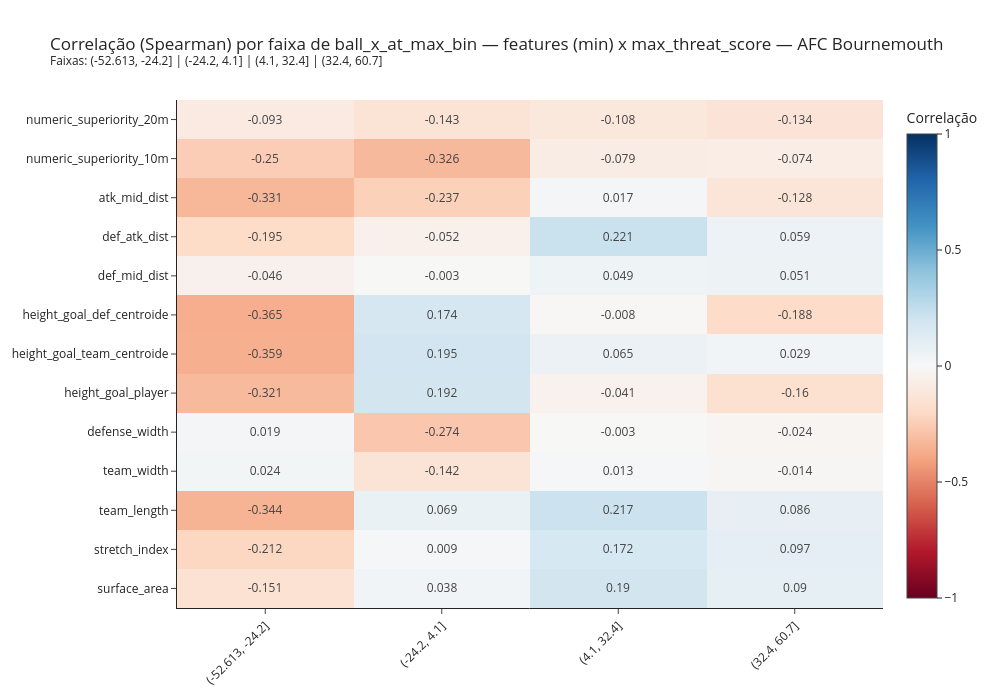
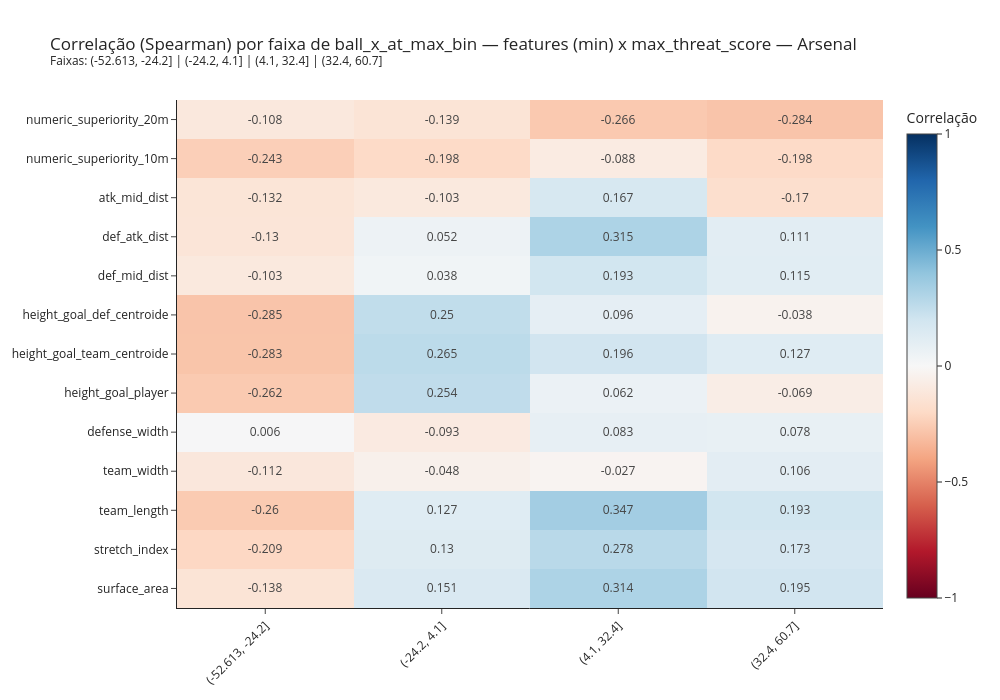

Here is the notebook cell these charts were saved with, in order:
### Code cell
# Mesma lógica de ball_x_at_max de cima, mas agrupando também por time
# (group_cols_by_team) — permite repetir a estratificação por zona, agora
# time a time, em vez de misturando todos os times juntos.

df_ball_pos_at_max_by_team = (
    df_cycle_start_gk
    .groupBy(*group_cols_by_team)
    .agg(F.max_by(F.col('ball_x'), F.col(target)).alias('ball_x_at_max'))
)

df_features_target_agg_by_team_pos = df_features_target_agg_by_team.join(
    df_ball_pos_at_max_by_team, on=group_cols_by_team, how='inner'
)

df_features_target_agg_by_team_pos_pd = df_features_target_agg_by_team_pos.toPandas()

df_features_target_agg_by_team_pos_pd['ball_x_at_max_bin'] = pd.cut(
    df_features_target_agg_by_team_pos_pd['ball_x_at_max'], bins=NUM_POSITION_BINS
)

plot_correlation_by_position_bin_by_team(
    df_features_target_agg_by_team_pos_pd, features, target,
    team_col='defendingTeamName', feature_agg='min', target_agg='max', bin_col='ball_x_at_max_bin'
)

### Figure 1 — Plotly figure (JSON) as saved in the notebook; plotly's stock layout.template omitted (floating-point values rounded to 4 significant figures)
{"data": [{"colorbar": {"title": {"text": "Correlação"}}, "colorscale": [[0, "rgb(103,0,31)"], [0.1, "rgb(178,24,43)"], [0.2, "rgb(214,96,77)"], [0.3, "rgb(244,165,130)"], [0.4, "rgb(253,219,199)"], [0.5, "rgb(247,247,247)"], [0.6, "rgb(209,229,240)"], [0.7, "rgb(146,197,222)"], [0.8, "rgb(67,147,195)"], [0.9, "rgb(33,102,172)"], [1, "rgb(5,48,97)"]], "text": [[-0.151, 0.038, 0.19, 0.09], [-0.212, 0.009, 0.172, 0.097], [-0.344, 0.069, 0.217, 0.086], [0.024, -0.142, 0.013, -0.014], [0.019, -0.274, -0.003, -0.024], [-0.321, 0.192, -0.041, -0.16], [-0.359, 0.195, 0.065, 0.029], [-0.365, 0.174, -0.008, -0.188], [-0.046, -0.003, 0.049, 0.051], [-0.195, -0.052, 0.221, 0.059], [-0.331, -0.237, 0.017, -0.128], [-0.25, -0.326, -0.079, -0.074], [-0.093, -0.143, -0.108, -0.134]], "texttemplate": "%{text}", "type": "heatmap", "x": ["(-52.613, -24.2]", "(-24.2, 4.1]", "(4.1, 32.4]", "(32.4, 60.7]"], "y": ["surface_area", "stretch_index", "team_length", "team_width", "defense_width", "height_goal_player", "height_goal_team_centroide", "height_goal_def_centroide", "def_mid_dist", "def_atk_dist", "atk_mid_dist", "numeric_superiority_10m", "numeric_superiority_20m"], "z": [[-0.1509, 0.03783, 0.1897, 0.09025], [-0.2121, 0.008655, 0.1722, 0.09656], [-0.3441, 0.0689, 0.217, 0.08594], [0.02394, -0.142, 0.01275, -0.01442], [0.01892, -0.2738, -0.002529, -0.02402], [-0.3209, 0.1915, -0.04132, -0.1599], [-0.3593, 0.1951, 0.06482, 0.02928], [-0.3651, 0.1738, -0.007816, -0.1881], [-0.04646, -0.002844, 0.0486, 0.05095], [-0.195, -0.05194, 0.2215, 0.05877], [-0.3312, -0.2368, 0.01688, -0.1278], [-0.2503, -0.3257, -0.07932, -0.07427], [-0.09296, -0.1427, -0.1077, -0.1337]], "zmax": 1, "zmin": -1}], "layout": {"height": 700, "title": {"text": "Correlação (Spearman) por faixa de ball_x_at_max_bin — features (min) x max_threat_score — AFC Bournemouth<br><sup>Faixas: (-52.613, -24.2] | (-24.2, 4.1] | (4.1, 32.4] | (32.4, 60.7]</sup>"}, "width": 1000, "xaxis": {"tickangle": -45}}}

### Figure 2 — Plotly figure (JSON) as saved in the notebook; plotly's stock layout.template omitted (floating-point values rounded to 4 significant figures)
{"data": [{"colorbar": {"title": {"text": "Correlação"}}, "colorscale": [[0, "rgb(103,0,31)"], [0.1, "rgb(178,24,43)"], [0.2, "rgb(214,96,77)"], [0.3, "rgb(244,165,130)"], [0.4, "rgb(253,219,199)"], [0.5, "rgb(247,247,247)"], [0.6, "rgb(209,229,240)"], [0.7, "rgb(146,197,222)"], [0.8, "rgb(67,147,195)"], [0.9, "rgb(33,102,172)"], [1, "rgb(5,48,97)"]], "text": [[-0.138, 0.151, 0.314, 0.195], [-0.209, 0.13, 0.278, 0.173], [-0.26, 0.127, 0.347, 0.193], [-0.112, -0.048, -0.027, 0.106], [0.006, -0.093, 0.083, 0.078], [-0.262, 0.254, 0.062, -0.069], [-0.283, 0.265, 0.196, 0.127], [-0.285, 0.25, 0.096, -0.038], [-0.103, 0.038, 0.193, 0.115], [-0.13, 0.052, 0.315, 0.111], [-0.132, -0.103, 0.167, -0.17], [-0.243, -0.198, -0.088, -0.198], [-0.108, -0.139, -0.266, -0.284]], "texttemplate": "%{text}", "type": "heatmap", "x": ["(-52.613, -24.2]", "(-24.2, 4.1]", "(4.1, 32.4]", "(32.4, 60.7]"], "y": ["surface_area", "stretch_index", "team_length", "team_width", "defense_width", "height_goal_player", "height_goal_team_centroide", "height_goal_def_centroide", "def_mid_dist", "def_atk_dist", "atk_mid_dist", "numeric_superiority_10m", "numeric_superiority_20m"], "z": [[-0.1377, 0.1506, 0.3139, 0.195], [-0.2094, 0.1301, 0.2775, 0.1734], [-0.2595, 0.1273, 0.3474, 0.1934], [-0.1119, -0.04826, -0.02691, 0.1057], [0.005847, -0.09299, 0.08344, 0.07772], [-0.2625, 0.2542, 0.06192, -0.06894], [-0.283, 0.2652, 0.1961, 0.1274], [-0.2847, 0.25, 0.09591, -0.03757], [-0.1031, 0.03812, 0.1925, 0.1146], [-0.1295, 0.05164, 0.3145, 0.1111], [-0.1316, -0.1033, 0.167, -0.1696], [-0.2428, -0.1978, -0.08831, -0.1979], [-0.1076, -0.1387, -0.2658, -0.2842]], "zmax": 1, "zmin": -1}], "layout": {"height": 700, "title": {"text": "Correlação (Spearman) por faixa de ball_x_at_max_bin — features (min) x max_threat_score — Arsenal<br><sup>Faixas: (-52.613, -24.2] | (-24.2, 4.1] | (4.1, 32.4] | (32.4, 60.7]</sup>"}, "width": 1000, "xaxis": {"tickangle": -45}}}
